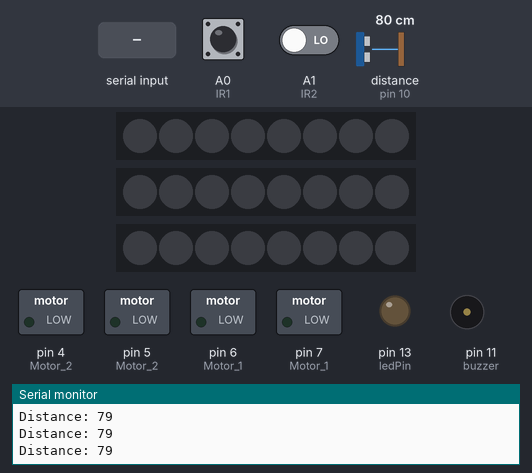
Simulated run of this sketch. Board: Arduino Uno, built with avr-gcc and run on an emulated ATmega328P. Parts: 3 × 8 RGB LEDs in strip order, left to right, switched loads named in the sketch (green lamp = pin HIGH), output pins drawn as LEDs (lit = HIGH), buzzer (waves = sounding, pin HIGH), the last lines printed to the serial monitor. Wiring (inferred from the names in the program): ultrasonic range finder: trigger pin 9; echo pin 10. Inputs (shaded band) come from the test bench; at power-on: distance to the obstacle (sensor on pin 10) 80 cm, A0 (IR1) LOW, A1 (IR2) LOW. The echo pulse lasts 58.3 µs per cm; pins used as bus, display or sensor lines are not drawn.

Above: at 1.2 s.
1.3 s: distance to the obstacle (sensor on pin 10) set to 24 cm
2.8 s: distance to the obstacle (sensor on pin 10) set to 18 cm
At 3.3 s:
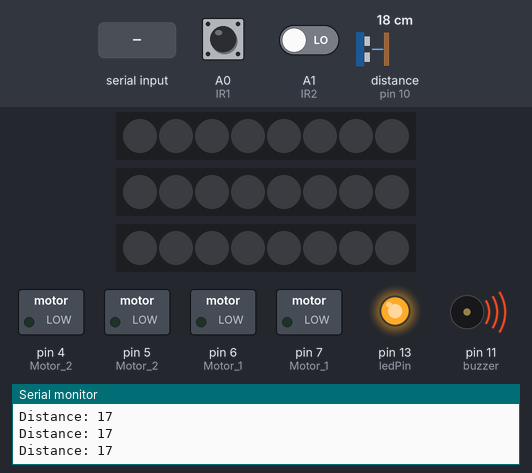
4.3 s: "L" received over Serial
At 4.31 s:
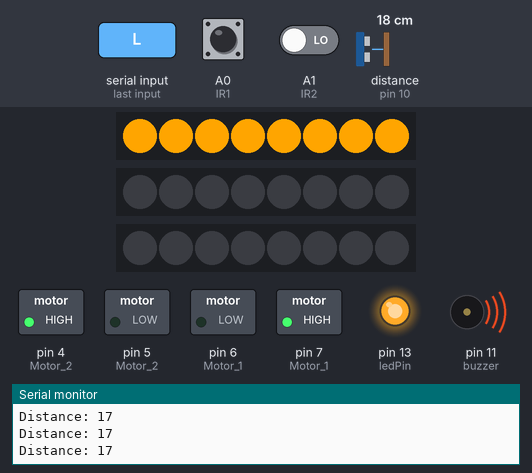
7.3 s: A0 (IR1) driven HIGH
At 7.7 s:
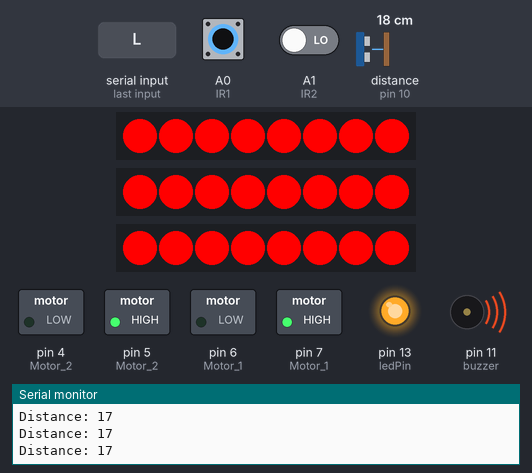
10.3 s: distance to the obstacle (sensor on pin 10) set to 120 cm
At 10.36 s:
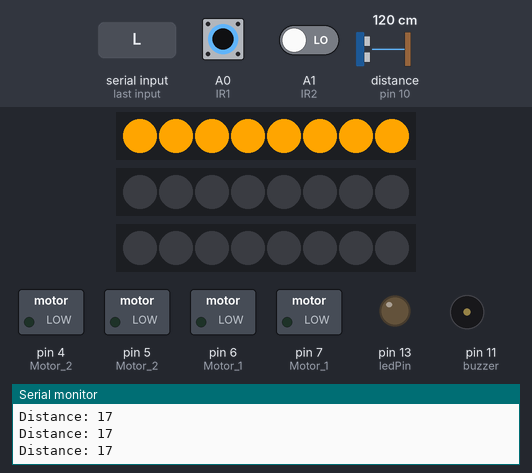
13.3 s: A0 (IR1) pulsed LOW 2 times (0.12 s each, 0.3 s apart)
At 13.8 s:
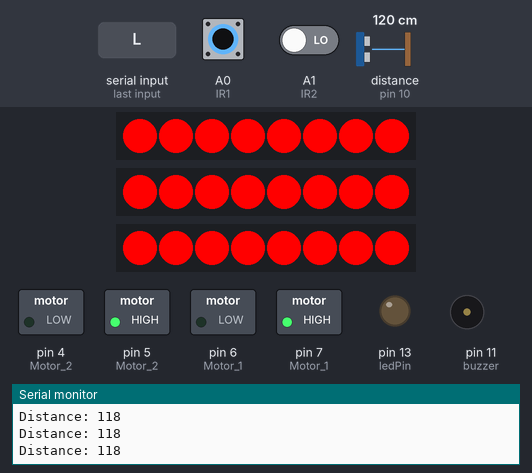
Timing chart, 0 to 17.3 s (numbered marks = the images above; inputs shaded):
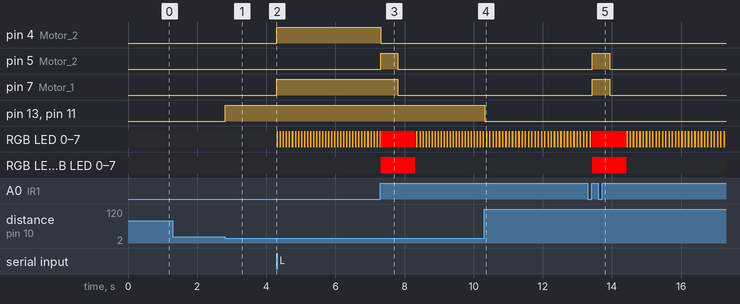

Measured:
- the behaviour switches between 22 and 21 cm on distance to the obstacle (sensor on pin 10) (found by bisection; images 0 and 1)
- after the input at 2.8 s, pin 13 (ledPin), pin 11 (buzzer): LOW → HIGH at once
- after the input at 4.3 s, pin 4 (Motor_2), pin 7 (Motor_1): LOW → HIGH at once; RGB LED 0–7: alternates RGB(255, 165, 0) for 0.04 s and off for 0.04 s, starting at once; the LEDs: change at once (image 2)
- after the input at 7.3 s, pin 4 (Motor_2): HIGH → LOW at once; pin 5 (Motor_2): LOW → HIGH at once, → LOW 0.50 s later; pin 7 (Motor_1): HIGH → LOW after 0.51 s; the LEDs: change at once (image 3)
- after the input at 10.3 s, pin 13 (ledPin), pin 11 (buzzer): HIGH → LOW at once
- after the input at 13.3 s, pin 5 (Motor_2), pin 7 (Motor_1): LOW → HIGH after 0.13 s, → LOW 0.50 s later; the LEDs: first differ from a run without the input after 0.13 s (image 5)

The sketch:

ProjectIOT.ino
```cpp
char data; // Biến để lưu dữ liệu nhận từ Bluetooth
int IR1 = A0; // Cảm biến IR bên trái
int IR2 = A1; // Cảm biến IR bên phải
/////////////////////////////////
bool obstacleDetected = false; // Biến trạng thái vật cản
//////////////////////////////
//#include "Arduino.h"
#include <FastLED.h>
#define LeftSignal 3 // Left Blinker Signal Connection
#define RightSignal 12 // Right Blinker Signal Connection
#define MidSignal 8 // Reverse Signal Connection

#define NUM_LEDS 8 // Total no of LEDs in the LED strip
CRGB midleds[NUM_LEDS];
CRGB rightleds[NUM_LEDS];
CRGB leftleds[NUM_LEDS]; // Mảng lưu dữ liệu LED
int BlinkerSpeed = 35; // Blinker Running LED Speed. Adjust this to match with your bike blinker speed.


//viral science
//Ultrasonic Distance alarm
const int trigPin = 9;
const int echoPin = 10;
const int buzzer = 11;
const int ledPin = 13;

// defines variables
long duration;
int distance;
int safetyDistance;
int light;

void setup() {
  Serial.begin(9600); // Khởi tạo giao tiếp Serial với tốc độ 9600 baud

  // Đặt các chân điều khiển động cơ làm đầu ra
  pinMode(7, OUTPUT); // Motor 1
  pinMode(6, OUTPUT); // Motor 1
  pinMode(5, OUTPUT); // Motor 2
  pinMode(4, OUTPUT); // Motor 2
  pinMode(trigPin, OUTPUT); // Sets the trigPin as an Output
pinMode(echoPin, INPUT); // Sets the echoPin as an Input
pinMode(buzzer, OUTPUT);
pinMode(ledPin, OUTPUT);
Serial.begin(9600); // Starts the serial communication
  // Đặt các chân cảm biến IR làm đầu vào
  pinMode(IR1, INPUT);
  pinMode(IR2, INPUT);
  ///////////////////////// xi nhan
  FastLED.addLeds<WS2812B, LeftSignal, GRB>(leftleds, NUM_LEDS);
  FastLED.addLeds<WS2812B, RightSignal, GRB>(rightleds, NUM_LEDS);
  FastLED.addLeds<WS2812B, MidSignal, GRB>(midleds, NUM_LEDS);
  FastLED.clear();
  pinMode(MidSignal, OUTPUT);
  pinMode(LeftSignal, OUTPUT);
  pinMode(RightSignal, OUTPUT);
}

void loop() {
  /////////////////xi nhan
  if(light==1) {
    FastLED.clear();
    setDefaultLights();
  } else if(light==2){
    FastLED.clear();
    setReverseLights();
  }
  else if(light==3){
    FastLED.clear();
    setLeftBlinker();
  }
  else if(light==4){
    FastLED.clear();
    setRightBlinker();
  }
  // Clears the trigPin
digitalWrite(trigPin, LOW);
delayMicroseconds(2);

// Sets the trigPin on HIGH state for 10 micro seconds
digitalWrite(trigPin, HIGH);
delayMicroseconds(10);
digitalWrite(trigPin, LOW);

// Reads the echoPin, returns the sound wave travel time in microseconds
duration = pulseIn(echoPin, HIGH);

// Calculating the distance
distance= duration*0.034/2;

safetyDistance = distance;
if (safetyDistance <= 10 ){
  digitalWrite(buzzer, HIGH);
  digitalWrite(ledPin, HIGH);
  setReverseLights();
    moveBackward();
    delay(200);
    stopMotors();
    delay(200);
}
else if (safetyDistance <= 20 ){
  digitalWrite(buzzer, HIGH);
  digitalWrite(ledPin, HIGH);
}
else{
  digitalWrite(buzzer, LOW);
  digitalWrite(ledPin, LOW);
}

// Prints the distance on the Serial Monitor
Serial.print("Distance: ");
Serial.println(distance);
  // Đọc tín hiệu từ cảm biến IR
  int irLeft = digitalRead(IR1);  // Đọc cảm biến bên trái
  int irRight = digitalRead(IR2); // Đọc cảm biến bên phải

  // Kiểm tra trạng thái cảm biến IR
  if ((irLeft == HIGH || irRight == HIGH) && !obstacleDetected) {
    // Nếu phát hiện vật cản và trước đó chưa xử lý
    obstacleDetected = true; // Đánh dấu rằng đã phát hiện vật cản
    setReverseLights();
    moveBackward();          // Xe chạy lùi
    delay(500);              // Lùi trong 0.5 giây
    stopMotors();            // Sau đó dừng lại
    delay(500);              // Dừng trong 0.5 giây
  }
  else if (irLeft == LOW && irRight == LOW) {
    // Nếu không còn vật cản
    obstacleDetected = false; // Reset trạng thái vật cản
  }

  // Xử lý lệnh Bluetooth
  if (Serial.available() > 0 && !obstacleDetected) {
    data = Serial.read(); // Đọc dữ liệu từ Bluetooth

    // Điều khiển xe dựa trên dữ liệu nhận được
    switch (data) {
      case 'F': // Đi thẳng
        moveForward();
        light=1;
        break;
      case 'B': // Lùi
        moveBackward();
        light=2;
        break;
      case 'L': // Rẽ trái
        turnLeft();
        light=3;
        break;
      case 'R': // Rẽ phải
        turnRight();
        light=4;
        break;
      case 'S': // Dừng
        stopMotors();
        light=2;
        break;

    }
  }


}

// Hàm điều khiển xe đi thẳng
void moveForward() {
  digitalWrite(7, LOW);
  digitalWrite(6, HIGH);
  digitalWrite(5, LOW);
  digitalWrite(4, HIGH);
}

// Hàm điều khiển xe lùi
void moveBackward() {
  digitalWrite(7, HIGH);
  digitalWrite(6, LOW);
  digitalWrite(5, HIGH);
  digitalWrite(4, LOW);
}

// Hàm điều khiển xe rẽ trái
void turnLeft() {
  digitalWrite(7, HIGH);
  digitalWrite(6, LOW);
  digitalWrite(5, LOW);
  digitalWrite(4, HIGH);
}

// Hàm điều khiển xe rẽ phải
void turnRight() {
  digitalWrite(7, LOW);
  digitalWrite(6, HIGH);
  digitalWrite(5, HIGH);
  digitalWrite(4, LOW);
}

// Hàm dừng xe
void stopMotors() {
  digitalWrite(7, LOW);
  digitalWrite(6, LOW);
  digitalWrite(5, LOW);
  digitalWrite(4, LOW);
}

////////////////////////////////////////////////////

// Hàm bật đèn phanh
void setBrakeLights() {
  for (int i = 0; i < NUM_LEDS; i++) {
    midleds[i] = CRGB::Red;
    leftleds[i] = CRGB::Red;
    rightleds[i] = CRGB::Red;
    // Màu đỏ cho đèn phanh
  }
  FastLED.show();
}

// Hàm điều khiển xi nhan trái
void setLeftBlinker() {
  static unsigned long lastUpdate = 0; // Lưu thời gian lần cập nhật cuối
  static bool ledState = false;       // Trạng thái bật/tắt LED

  if (millis() - lastUpdate >= BlinkerSpeed) {
    lastUpdate = millis();            // Cập nhật thời gian hiện tại
    ledState = !ledState;             // Đổi trạng thái LED

    // Thay đổi màu LED theo trạng thái
    for (int i = 0; i < NUM_LEDS; i++) {
      leftleds[i] = ledState ? CRGB::Orange : CRGB::Black; // Bật cam hoặc tắt đen
    }
    FastLED.show(); // Hiển thị thay đổi
  }
}


// Hàm điều khiển xi nhan phải
void setRightBlinker() {
  static unsigned long lastUpdate = 0; // Lưu thời gian lần cập nhật cuối
  static bool ledState = false;       // Trạng thái bật/tắt LED

  if (millis() - lastUpdate >= BlinkerSpeed) {
    lastUpdate = millis();            // Cập nhật thời gian hiện tại
    ledState = !ledState;             // Đổi trạng thái LED

    // Thay đổi màu LED theo trạng thái
    for (int i = 0; i < NUM_LEDS; i++) {
      rightleds[i] = ledState ? CRGB::Orange : CRGB::Black; // Bật cam hoặc tắt đen
    }
    FastLED.show(); // Hiển thị thay đổi
  }
}


// Hàm bật đèn lùi
void setReverseLights() {
  for (int i = 0; i < NUM_LEDS; i++) {
   midleds[i] = CRGB::Red;
    leftleds[i] = CRGB::Red;
    rightleds[i] = CRGB::Red;
  }
  FastLED.show();
}
void setDefaultLights() {
  for(int i = 0; i < NUM_LEDS; i++) {
    midleds[i] = CRGB::Navy; // Set màu xanh nước biển đậm cho mảng midleds
    leftleds[i] = CRGB::Navy; // Set màu xanh nước biển đậm cho mảng leftleds
    rightleds[i] = CRGB::Navy; // Set màu xanh nước biển đậm cho mảng rightleds
  }
  FastLED.show();
}
```
